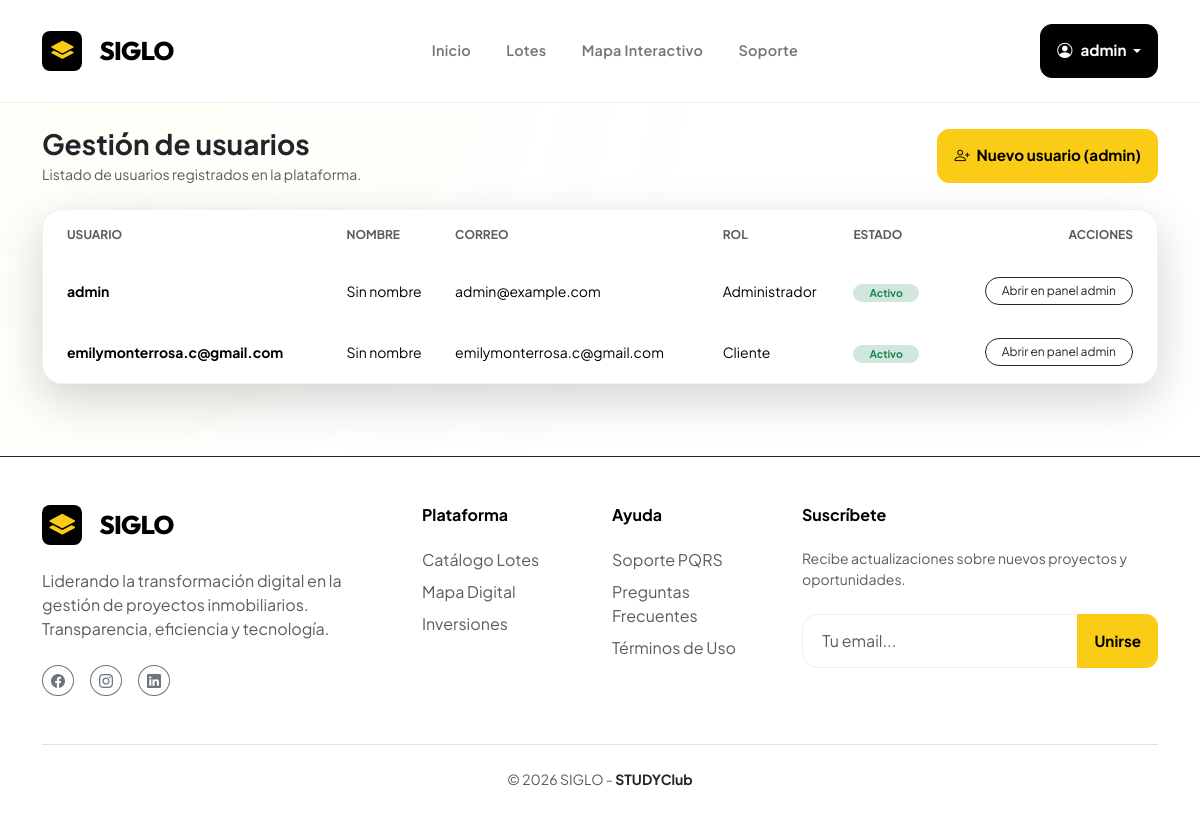
The page /panel/usuarios/ (signed in) on the database its author committed.
### USERS/models.py (models this page shows)
class User(AbstractUser):
    ROLE_CHOICES = (
        ('ADMIN', 'Administrador'),
        ('CLIENT', 'Cliente'),
    )
    role = models.CharField(max_length=10, choices=ROLE_CHOICES, default='CLIENT')

### USERS/views.py (the view)
# urls.py: path('panel/usuarios/', admin_user_list, name='admin_user_list'),
@login_required
def admin_user_list(request):
    role = getattr(request.user, "role", "CLIENT")
    if role != "ADMIN":
        return redirect("dashboard")
    User = get_user_model()
    users = User.objects.all().order_by("date_joined")
    return render(request, "users/admin_user_list.html", {"users": users})

### USERS/templates/users/admin_user_list.html (shortened to what this page needs)
{% extends "index.html" %}
{% block content %}
<div class="container py-4">
    <div class="d-flex justify-content-between align-items-center mb-4" data-aos="fade-up">
        <div>
            <h1 class="h3 fw-bold text-dark mb-1">Gestión de usuarios</h1>
            <p class="text-muted small mb-0">Listado de usuarios registrados en la plataforma.</p>
        </div>
        <a href="/admin/USERS/user/add/" class="btn btn-accent btn-sm px-3">
            <i class="bi bi-person-plus me-1"></i> Nuevo usuario (admin)
        </a>
    </div>
    <div class="premium-card p-0 overflow-hidden shadow-lg">
        {% if users %}
        <div class="table-responsive">
            <table class="table table-hover align-middle mb-0" style="color: var(--text-main);">
                <thead>
                    <tr class="border-white border-opacity-10">
                        <th class="py-3 ps-4 text-muted extra-small text-uppercase fw-bold">Usuario</th>
                        <th class="py-3 text-muted extra-small text-uppercase fw-bold">Nombre</th>
                        <th class="py-3 text-muted extra-small text-uppercase fw-bold">Correo</th>
                        <th class="py-3 text-muted extra-small text-uppercase fw-bold">Rol</th>
                        <th class="py-3 text-muted extra-small text-uppercase fw-bold">Estado</th>
                        <th class="py-3 pe-4 text-end text-muted extra-small text-uppercase fw-bold">Acciones</th>
                    </tr>
                </thead>
                <tbody>
                    {% for user in users %}
                    <tr class="border-white border-opacity-5">
                        <td class="py-3 ps-4 small fw-bold">{{ user.username }}</td>
                        <td class="py-3 small">
                            {{ user.get_full_name|default:"Sin nombre" }}
                        </td>
                        <td class="py-3 small">{{ user.email }}</td>
                        <td class="py-3 small">
                            {% if user.role == "ADMIN" %}Administrador{% else %}Cliente{% endif %}
                        </td>
                        <td class="py-3 small">
                            {% if user.is_active %}
                            <span class="badge bg-success-subtle text-success rounded-pill px-3">Activo</span>
                            {% else %}
                            <span class="badge bg-danger-subtle text-danger rounded-pill px-3">Inactivo</span>
                            {% endif %}
                        </td>
                        <td class="py-3 pe-4 text-end">
                            <a href="/admin/USERS/user/{{ user.id }}/change/"
                                class="btn btn-outline-dark btn-sm rounded-pill px-3 extra-small">
                                Abrir en panel admin
                            </a>
                        </td>
                    </tr>
                    {% endfor %}
                </tbody>
            </table>
        </div>
        {% endif %}
    </div>
</div>
{% endblock %}

### templates/index.html (shortened to what this page needs)
<!DOCTYPE html>
<html>
<head>
    <link href="https://cdn.jsdelivr.net/npm/bootstrap@5.3.2/dist/css/bootstrap.min.css" rel="stylesheet">
    <link rel="stylesheet" href="https://unpkg.com/leaflet/dist/leaflet.css" />
    <link rel="stylesheet" href="https://cdn.jsdelivr.net/npm/bootstrap-icons@1.11.1/font/bootstrap-icons.css">
    <link rel="stylesheet" href="https://unpkg.com/aos@next/dist/aos.css" />
</head>
<body>
    <div class="bg-ambient">
    </div>
    <nav class="navbar navbar-expand-lg navbar-light px-4">
        <div class="container">
            <a class="navbar-brand d-flex align-items-center" href="{% url 'dashboard' %}">
                <div class="brand-logo me-2">
                    <i class="bi bi-layers-fill" style="font-size: 1.4rem;"></i>
                </div>
                <span>SIGLO</span>
            </a>
            <div class="collapse navbar-collapse" id="mainNavbar">
                <ul class="navbar-nav mx-auto mb-2 mb-lg-0">
                    <li class="nav-item">
                        <a class="nav-link" href="{% url 'dashboard' %}">Inicio</a>
                    </li>
                    <li class="nav-item">
                        <a class="nav-link" href="{% url 'lot_list' %}">Lotes</a>
                    </li>
                    <li class="nav-item">
                        <a class="nav-link" href="{% url 'lot_map' %}">Mapa Interactivo</a>
                    </li>
                    <li class="nav-item">
                        <a class="nav-link" href="{% url 'pqrs_create' %}">Soporte</a>
                    </li>
                </ul>
                <div class="d-flex align-items-center gap-3">
                    {% if user.is_authenticated %}
                    <div class="dropdown">
                        <button class="btn btn-premium btn-sm dropdown-toggle px-3" type="button"
                            data-bs-toggle="dropdown">
                            <i class="bi bi-person-circle me-2"></i>{{ user.username }}
                        </button>
                    </div>
                    {% else %}
                    <a href="{% url 'login' %}"
                        class="btn btn-link text-secondary fw-bold text-decoration-none px-3">Ingresar</a>
                    <a href="{% url 'register' %}" class="btn btn-accent px-4 py-2">Empezar Ahora</a>
                    {% endif %}
                </div>
            </div>
        </div>
    </nav>
    <main class="flex-grow-1">
        {% block content %}{% endblock %}
    </main>
    {% block footer %}
    <footer class="py-5 mt-5 border-top border-dark border-opacity-5" style="background: white;">
        <div class="container">
            <div class="row g-4 mb-5">
                <div class="col-lg-4">
                    <a class="navbar-brand d-flex align-items-center mb-4" href="#">
                        <div class="brand-logo me-2">
                            <i class="bi bi-layers-fill"></i>
                        </div>
                        <span>SIGLO</span>
                    </a>
                    <p class="text-muted mb-4 pe-lg-5">Liderando la transformación digital en la gestión de proyectos
                        inmobiliarios. Transparencia, eficiencia y tecnología.</p>
                    <div class="d-flex gap-3">
                        <a href="#" class="btn btn-sm btn-outline-secondary rounded-circle px-2"><i
                                class="bi bi-facebook"></i></a>
                        <a href="#" class="btn btn-sm btn-outline-secondary rounded-circle px-2"><i
                                class="bi bi-instagram"></i></a>
                        <a href="#" class="btn btn-sm btn-outline-secondary rounded-circle px-2"><i
                                class="bi bi-linkedin"></i></a>
                    </div>
                </div>
                <div class="col-6 col-lg-2">
                    <h6 class="fw-bold mb-4">Plataforma</h6>
                    <ul class="list-unstyled d-grid gap-2">
                        <li><a href="{% url 'lot_list' %}" class="text-muted text-decoration-none">Catálogo Lotes</a>
                        </li>
                        <li><a href="{% url 'lot_map' %}" class="text-muted text-decoration-none">Mapa Digital</a></li>
                        <li><a href="#" class="text-muted text-decoration-none">Inversiones</a></li>
                    </ul>
                </div>
                <div class="col-6 col-lg-2">
                    <h6 class="fw-bold mb-4">Ayuda</h6>
                    <ul class="list-unstyled d-grid gap-2">
                        <li><a href="{% url 'pqrs_create' %}" class="text-muted text-decoration-none">Soporte PQRS</a>
                        </li>
                        <li><a href="#" class="text-muted text-decoration-none">Preguntas Frecuentes</a></li>
                        <li><a href="#" class="text-muted text-decoration-none">Términos de Uso</a></li>
                    </ul>
                </div>
                <div class="col-lg-4">
                    <h6 class="fw-bold mb-4">Suscríbete</h6>
                    <p class="text-muted small mb-4">Recibe actualizaciones sobre nuevos proyectos y oportunidades.</p>
                    <div class="input-group">
                        <input type="text" class="form-control" placeholder="Tu email...">
                        <button class="btn btn-accent px-3">Unirse</button>
                    </div>
                </div>
            </div>
            <div class="pt-4 border-top text-center">
                <p class="text-muted small mb-0">&copy; 2026 SIGLO - <span class="text-dark fw-bold">STUDYClub</span>
                </p>
            </div>
        </div>
    </footer>
    {% endblock %}
</body>
</html>

### templates/index.html (style rules this page uses)
:root { --primary: #FACC15; --primary-rgb: 250, 204, 21; --secondary: #000000; --secondary-rgb: 0, 0, 0; --accent: #171717; --bg-body: #FFFFFF; --bg-glass: rgba(255, 255, 255, 0.9); --text-main: #000000; --text-muted: #737373; --glass-border: rgba(0, 0, 0, 0.06); --premium-shadow: 0 4px 20px rgba(0, 0, 0, 0.05); --transition: all 0.3s cubic-bezier(0.4, 0, 0.2, 1); }
html { scroll-behavior: smooth; }
body { background-color: var(--bg-body); color: var(--text-main); font-family: 'Plus Jakarta Sans', sans-serif; overflow-x: hidden; -webkit-font-smoothing: antialiased; min-height: 100vh; display: flex; flex-direction: column; }
.bg-ambient { position: fixed; top: 0; left: 0; width: 100%; height: 100%; z-index: -1; overflow: hidden; background: radial-gradient(circle at 0% 0%, rgba(250, 204, 21, 0.04) 0%, transparent 50%); }
.navbar { backdrop-filter: blur(10px); -webkit-backdrop-filter: blur(10px); background: var(--bg-glass); border-bottom: 1px solid var(--glass-border); padding: 1.5rem 0; transition: var(--transition); position: sticky; top: 0; z-index: 1000; }
.navbar-brand { font-family: 'Outfit', sans-serif; font-weight: 800; font-size: 1.6rem; letter-spacing: -0.03em; color: var(--secondary) !important; gap: 0.6rem; }
.brand-logo { width: 40px; height: 40px; background: var(--secondary); border-radius: 8px; display: flex; align-items: center; justify-content: center; color: var(--primary); transition: var(--transition); }
.nav-link { color: var(--text-muted) !important; font-weight: 600; font-size: 0.9rem; padding: 0.5rem 1rem !important; border-radius: 6px; transition: var(--transition); margin: 0 0.1rem; letter-spacing: 0.02em; }
.premium-card { background: white; border: 1px solid var(--glass-border); border-radius: 1.25rem; padding: 2.5rem; box-shadow: var(--premium-shadow); transition: var(--transition); position: relative; }
.btn-premium { background: var(--secondary); color: white !important; font-weight: 700; padding: 0.9rem 2.2rem; border-radius: 0.75rem; border: 1px solid var(--secondary); transition: var(--transition); font-size: 0.95rem; }
.btn-accent { background: var(--primary); color: var(--secondary) !important; font-weight: 700; padding: 0.9rem 2.2rem; border-radius: 0.75rem; border: 1px solid var(--primary); transition: var(--transition); font-size: 0.95rem; }
input[type="text"], input[type="password"], input[type="email"], input[type="number"], input[type="tel"], input[type="url"], textarea, select { width: 100%; border-radius: 1rem; padding: 0.8rem 1.2rem; border: 1px solid var(--glass-border); background: white; color: var(--text-main); transition: var(--transition); }
.extra-small { font-size: 0.75rem; }

### rows shown on the page
User: username "admin", get_full_name "Sin nombre", email "admin@example.com", role "Administrador", is_active "Activo"
User: username "emilymonterrosa.c@gmail.com", get_full_name "Sin nombre", email "emilymonterrosa.c@gmail.com", role "Cliente", is_active "Activo"
